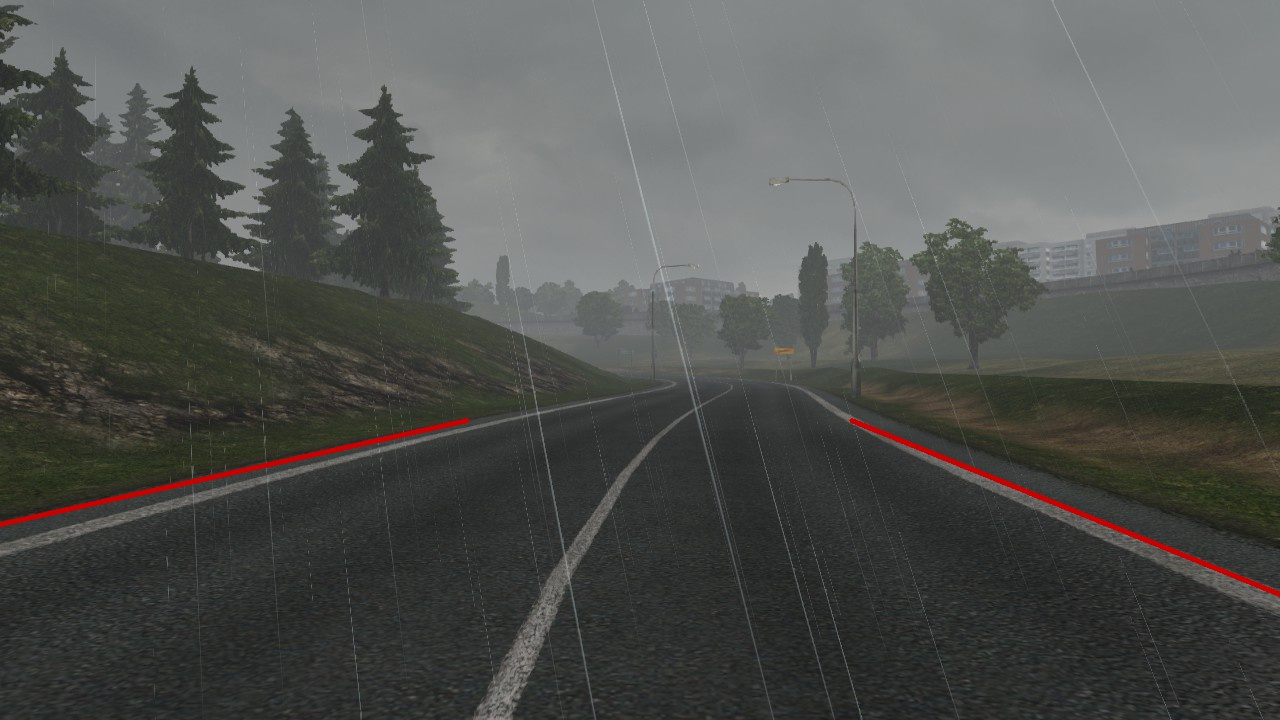
#> input picture screens/img_lanes.jpg, 1280 x 720 px
$ python -i tutorial.py   (imports and definitions only)
#> lines starting #> are read from the running program, lines starting #| are printed output that depends on the picture; after the words box and inside, x2 and y2 are one past the last pixel; in counts of white or black regions, pixels touching at a corner belong together
#> further down, picture is the input picture: shape (720, 1280, 3); mean B, G, R 79.7, 82.5, 81.1
import time

import cv2
import numpy as np
from PIL import ImageGrab


def draw_lines(img, lines):
    if lines is None:
        return

    for line in lines:
        coords = line[0]
        cv2.line(img, (coords[0], coords[1]), (coords[2], coords[3]), [255, 255, 255], 3)


def roi(img, vertices):
    mask = np.zeros_like(img)
    cv2.fillPoly(mask, vertices, 255)
    masked = cv2.bitwise_and(img, mask)
    return masked


def process_img(original_image):
    processed_img = cv2.cvtColor(original_image, cv2.COLOR_BGR2GRAY)
    processed_img = cv2.Canny(processed_img, threshold1=200, threshold2=300)
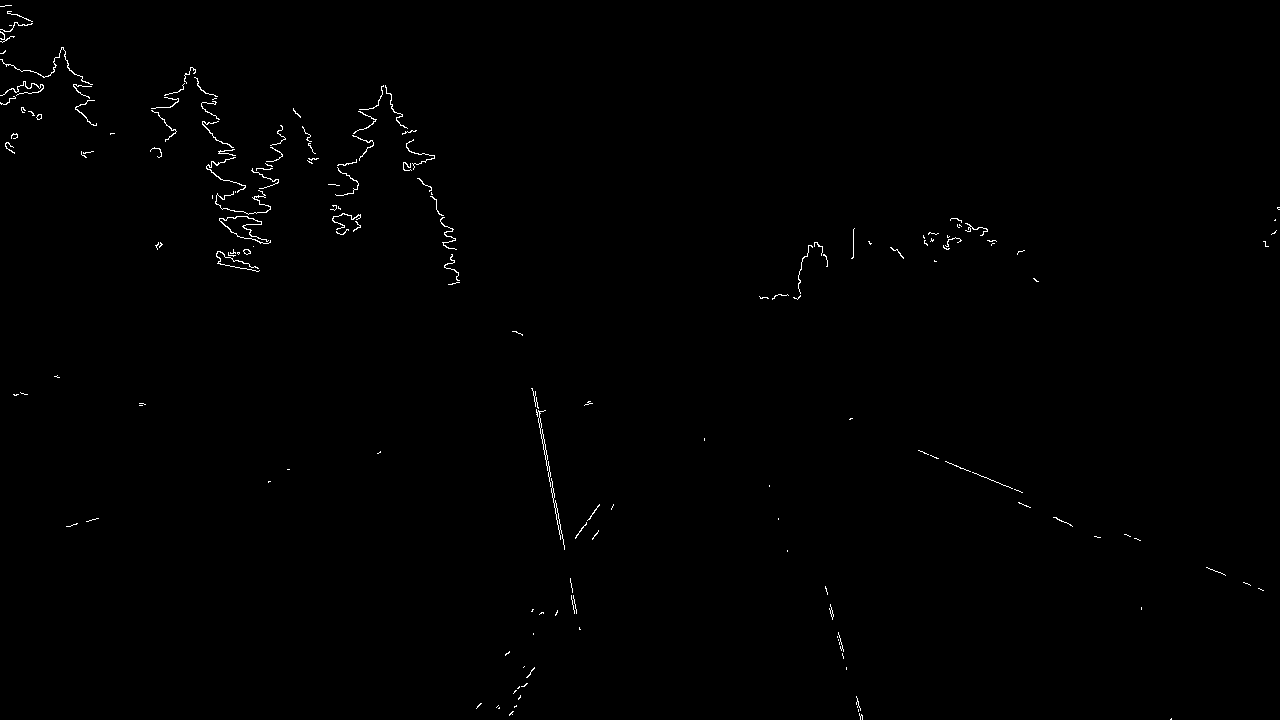
#> processed_img: shape (720, 1280); 0.47% white in thin lines or dots
    processed_img = cv2.GaussianBlur(processed_img, (3, 3), 0)
    vertices = np.array([[10, 720], [10, 500], [300, 300], [700, 300], [1280, 500], [1280, 720]], np.int32)
    processed_img = roi(processed_img, [vertices])
#> in roi, `cv2.fillPoly(mask, vertices, 255)`:
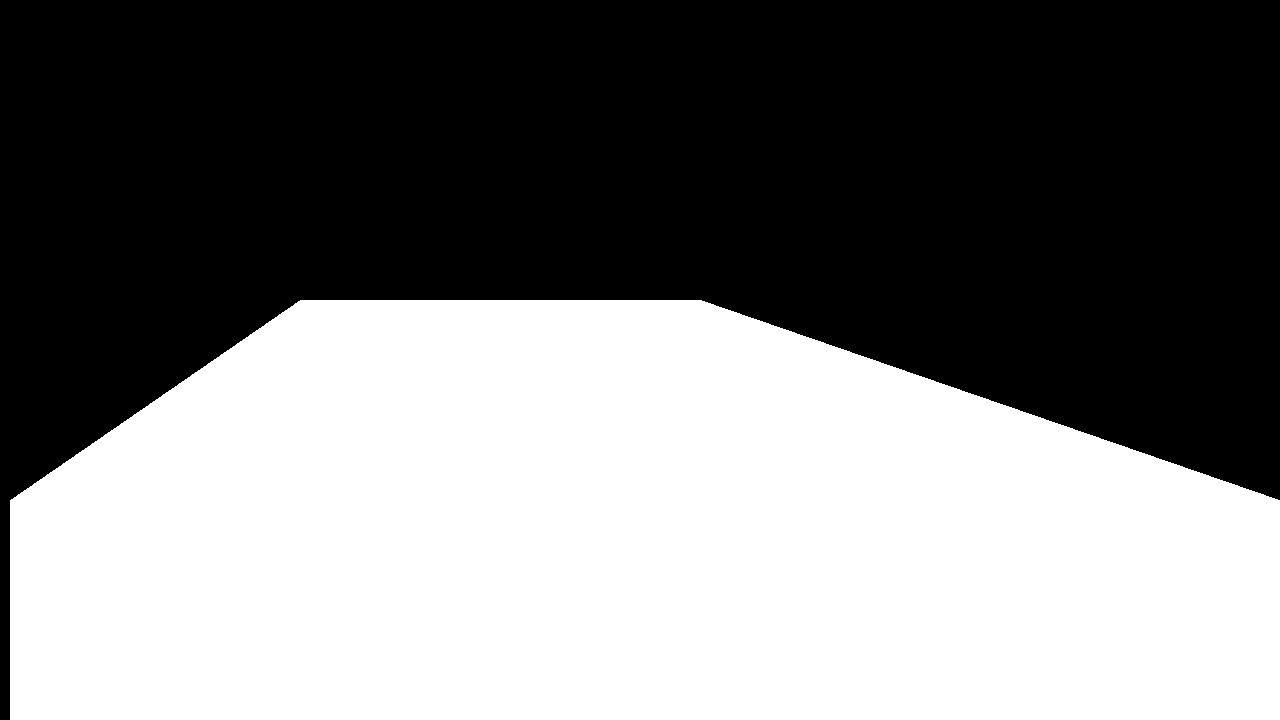
#> mask: shape (720, 1280); 48.4% white; 1 white region, box (x1, y1, x2, y2) and area: (10, 300, 1280, 720) 446300

    #                       edges
    lines = cv2.HoughLinesP(processed_img, 1, np.pi / 180, 180, np.array([]), 20, 15)
#> lines = [[533, 387, 565, 550], [531, 387, 563, 550]]
    draw_lines(processed_img, lines)
#> the loop in draw_lines, `for line in lines:` made 2 passes
    return processed_img


def main():
    # last_time = time.time()
    while (True):
        screen = np.array(ImageGrab.grab(bbox=(0, 40, 1280, 720)))
        new_screen = process_img(screen)
        # print('Loop took {} seconds'.format(time.time() - last_time))
        # last_time = time.time()
        cv2.imshow('window', new_screen)
        # cv2.imshow('window2', cv2.cvtColor(screen, cv2.COLOR_BGR2RGB))
        if cv2.waitKey(25) & 0xFF == ord('q'):
            cv2.destroyAllWindows()
            break


# [1 line not run here, left out]

>>> import cv2
>>> picture = cv2.imread('screens/img_lanes.jpg')
>>> result = process_img(picture)
